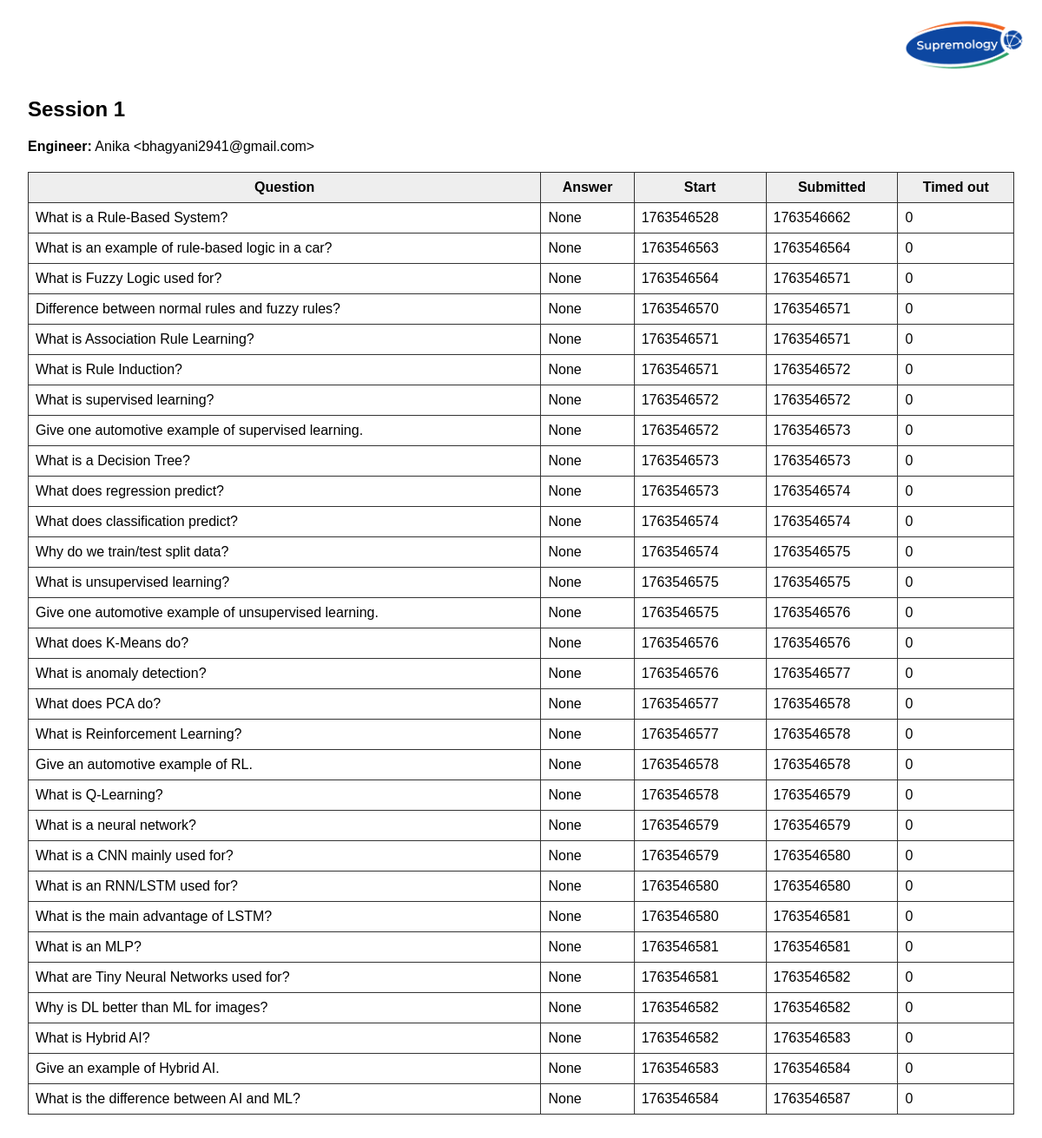
/admin/session/1, run on the app's committed database.
### tables this page shows
CREATE TABLE attempts (
        id INTEGER PRIMARY KEY AUTOINCREMENT,
        session_id INTEGER,
        question_id INTEGER,
        q_start_ts INTEGER,
        answer TEXT,
        submitted_ts INTEGER,
        timed_out INTEGER DEFAULT 0,
        FOREIGN KEY(session_id) REFERENCES sessions(id),
        FOREIGN KEY(question_id) REFERENCES questions(id)
    );

CREATE TABLE questions (
        id INTEGER PRIMARY KEY,
        text TEXT,
        type TEXT
    );

### App.py (the view)
@app.route("/admin/session/<int:session_id>")
def admin_view(session_id):
    db = get_db()
    s = db.execute("SELECT * FROM sessions WHERE id = ?", (session_id,)).fetchone()
    if not s:
        abort(404)
    attempts = db.execute("""
        SELECT a.*, q.text
        FROM attempts a
        JOIN questions q ON a.question_id = q.id
        WHERE a.session_id = ?
        ORDER BY q.id
    """, (session_id,)).fetchall()
    return render_template("admin_session.html", session=s, attempts=attempts)

### App.py (called while the page is built)
def get_db():
    db = getattr(g, '_db', None)
    if db is None:
        db = g._db = sqlite3.connect(DB_PATH, check_same_thread=False)
        db.row_factory = sqlite3.Row
    return db

### templates/admin_session.html (shortened to what this page needs)
<!doctype html>
<html>
<head>
</head>
<body>
    <img src="{{ url_for('static', filename='images/supremology_logo.png') }}" class="logo">
    <h2>Session {{ session.id }}</h2>
    <p>
        <strong>Engineer:</strong> {{ session.engineer_name }}
        &lt;{{ session.engineer_email }}&gt;
    </p>
    <table>
        <tr>
            <th>Question</th>
            <th>Answer</th>
            <th>Start</th>
            <th>Submitted</th>
            <th>Timed out</th>
        </tr>
        {% for a in attempts %}
        <tr>
            <td>{{ a.text }}</td>
            <td>{{ a.answer }}</td>
            <td>{{ a.q_start_ts }}</td>
            <td>{{ a.submitted_ts }}</td>
            <td>{{ a.timed_out }}</td>
        </tr>
        {% endfor %}
    </table>
</body>
</html>

### templates/admin_session.html (style rules this page uses)
body { font-family: Arial, sans-serif; padding: 24px; }
.logo { position: absolute; top: 15px; right: 20px; width: 140px; height: auto; z-index: 9999; }
table { margin-top: 20px; border-collapse: collapse; width: 100%; }
table th, table td { border: 1px solid #333; padding: 8px; }
table th { background: #eee; font-weight: bold; }
h2 { margin-top: 80px; }

### data on the page
attempts: text "What is a Rule-Based System?", answer "None", q_start_ts "1763546528", submitted_ts "1763546662", timed_out "0"
attempts: text "What is an example of rule-based logic in a car?", answer "None", q_start_ts "1763546563", submitted_ts "1763546564", timed_out "0"
attempts: text "What is Fuzzy Logic used for?", answer "None", q_start_ts "1763546564", submitted_ts "1763546571", timed_out "0"
attempts: text "Difference between normal rules and fuzzy rules?", answer "None", q_start_ts "1763546570", submitted_ts "1763546571", timed_out "0"
attempts: text "What is Association Rule Learning?", answer "None", q_start_ts "1763546571", submitted_ts "1763546571", timed_out "0"
attempts: text "What is Rule Induction?", answer "None", q_start_ts "1763546571", submitted_ts "1763546572", timed_out "0"
attempts: text "What is supervised learning?", answer "None", q_start_ts "1763546572", submitted_ts "1763546572", timed_out "0"
attempts: text "Give one automotive example of supervised learning.", answer "None", q_start_ts "1763546572", submitted_ts "1763546573", timed_out "0"
attempts: text "What is a Decision Tree?", answer "None", q_start_ts "1763546573", submitted_ts "1763546573", timed_out "0"
attempts: text "What does regression predict?", answer "None", q_start_ts "1763546573", submitted_ts "1763546574", timed_out "0"
attempts: text "What does classification predict?", answer "None", q_start_ts "1763546574", submitted_ts "1763546574", timed_out "0"
attempts: text "Why do we train/test split data?", answer "None", q_start_ts "1763546574", submitted_ts "1763546575", timed_out "0"
attempts: text "What is unsupervised learning?", answer "None", q_start_ts "1763546575", submitted_ts "1763546575", timed_out "0"
attempts: text "Give one automotive example of unsupervised learning.", answer "None", q_start_ts "1763546575", submitted_ts "1763546576", timed_out "0"
attempts: text "What does K-Means do?", answer "None", q_start_ts "1763546576", submitted_ts "1763546576", timed_out "0"
attempts: text "What is anomaly detection?", answer "None", q_start_ts "1763546576", submitted_ts "1763546577", timed_out "0"
attempts: text "What does PCA do?", answer "None", q_start_ts "1763546577", submitted_ts "1763546578", timed_out "0"
attempts: text "What is Reinforcement Learning?", answer "None", q_start_ts "1763546577", submitted_ts "1763546578", timed_out "0"
attempts: text "Give an automotive example of RL.", answer "None", q_start_ts "1763546578", submitted_ts "1763546578", timed_out "0"
attempts: text "What is Q-Learning?", answer "None", q_start_ts "1763546578", submitted_ts "1763546579", timed_out "0"
attempts: text "What is a neural network?", answer "None", q_start_ts "1763546579", submitted_ts "1763546579", timed_out "0"
attempts: text "What is a CNN mainly used for?", answer "None", q_start_ts "1763546579", submitted_ts "1763546580", timed_out "0"
attempts: text "What is an RNN/LSTM used for?", answer "None", q_start_ts "1763546580", submitted_ts "1763546580", timed_out "0"
attempts: text "What is the main advantage of LSTM?", answer "None", q_start_ts "1763546580", submitted_ts "1763546581", timed_out "0"
attempts: text "What is an MLP?", answer "None", q_start_ts "1763546581", submitted_ts "1763546581", timed_out "0"
attempts: text "What are Tiny Neural Networks used for?", answer "None", q_start_ts "1763546581", submitted_ts "1763546582", timed_out "0"
attempts: text "Why is DL better than ML for images?", answer "None", q_start_ts "1763546582", submitted_ts "1763546582", timed_out "0"
attempts: text "What is Hybrid AI?", answer "None", q_start_ts "1763546582", submitted_ts "1763546583", timed_out "0"
attempts: text "Give an example of Hybrid AI.", answer "None", q_start_ts "1763546583", submitted_ts "1763546584", timed_out "0"
attempts: text "What is the difference between AI and ML?", answer "None", q_start_ts "1763546584", submitted_ts "1763546587", timed_out "0"

### other printed values
{{ session.id }} "1"
{{ session.engineer_name }} "Anika"
{{ session.engineer_email }} "bhagyani2941@gmail.com"
